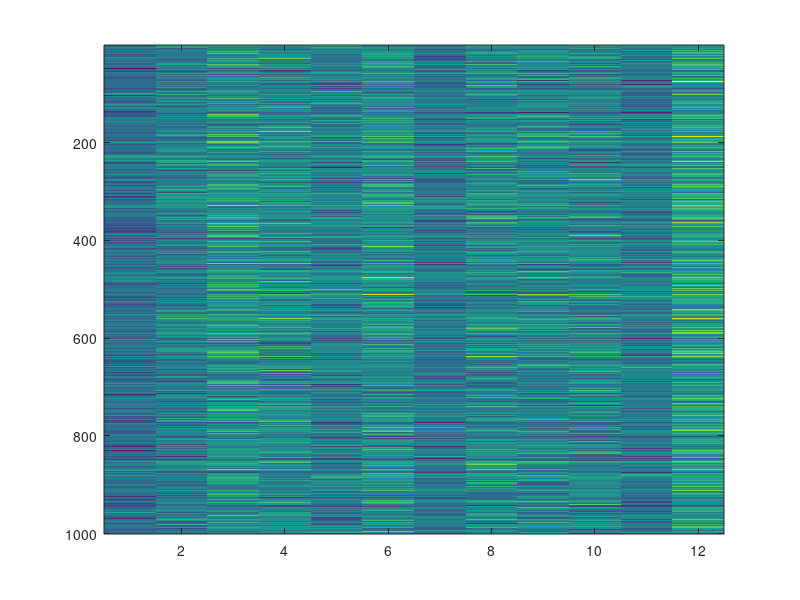

MATLAB code to generate this figure: (Note: this script raises an error after producing the figure.)

set_size = 1000;

orig = rand(4,12);

data = zeros(set_size,12);

for i = 1:set_size
   data(i,:) = rand(1,4) * orig;    
end

data = data + 0.4 *randn(size(data));

imagesc(data);

%[W H] = nnmf(data,4);

for i=1:7
    [lambda,psi,T,stats] = factoran(data,i, 'scores', 'wls');
    res(i) = stats.loglike;
end
plot(res);

